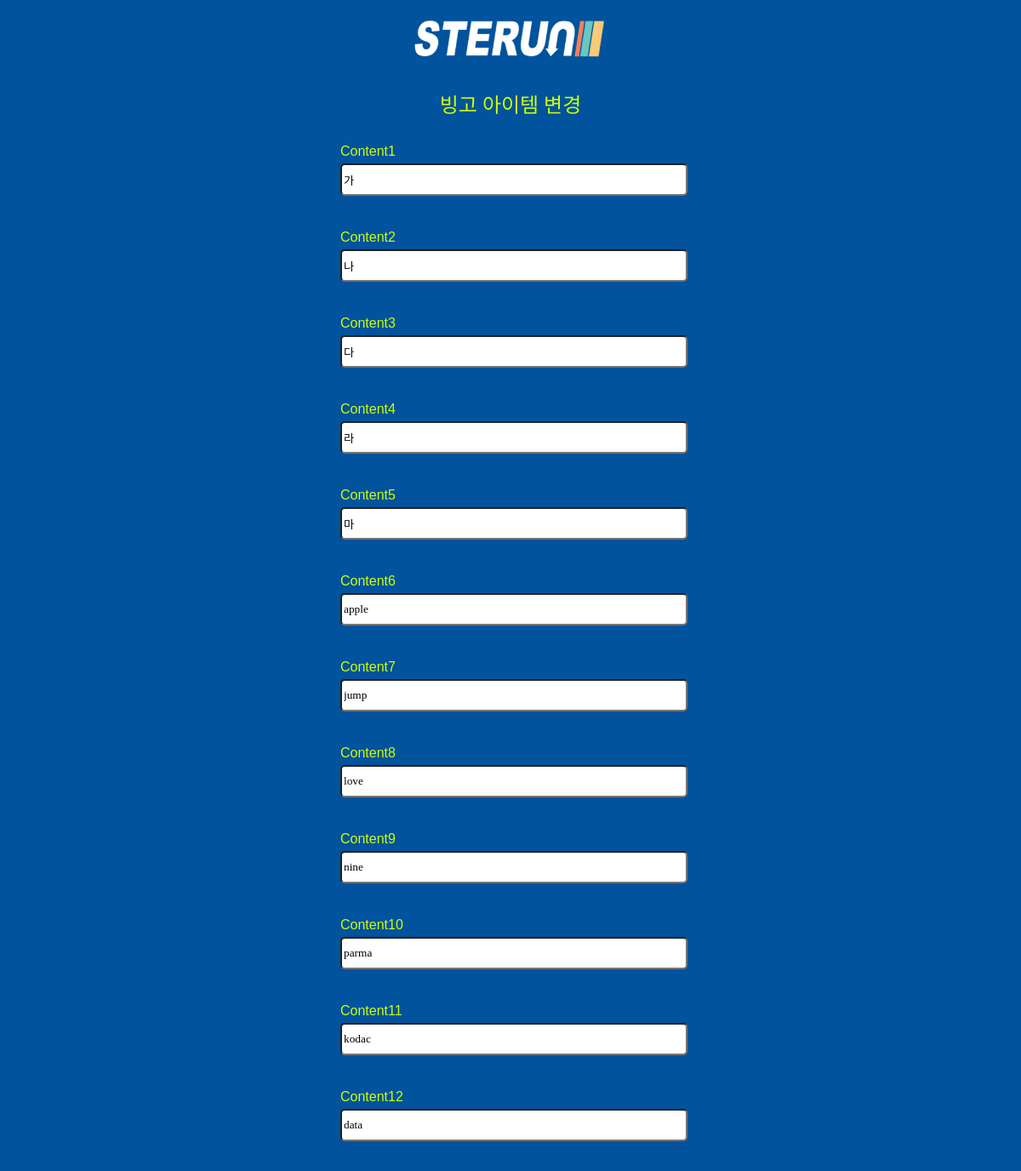
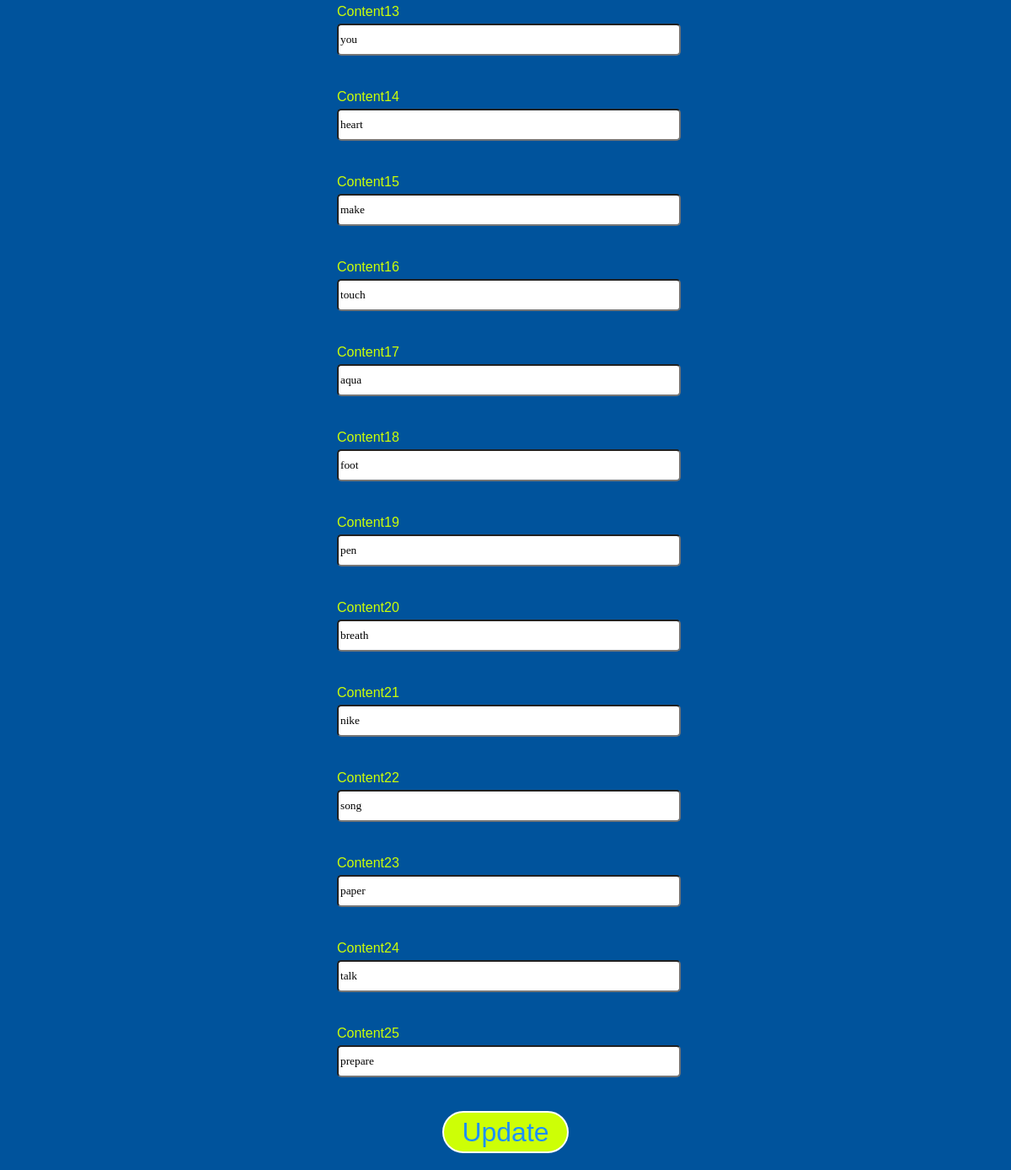
Page /bingo/bingoupdate/1 (signed in) on the earlier database version (2 pictures, top to bottom).
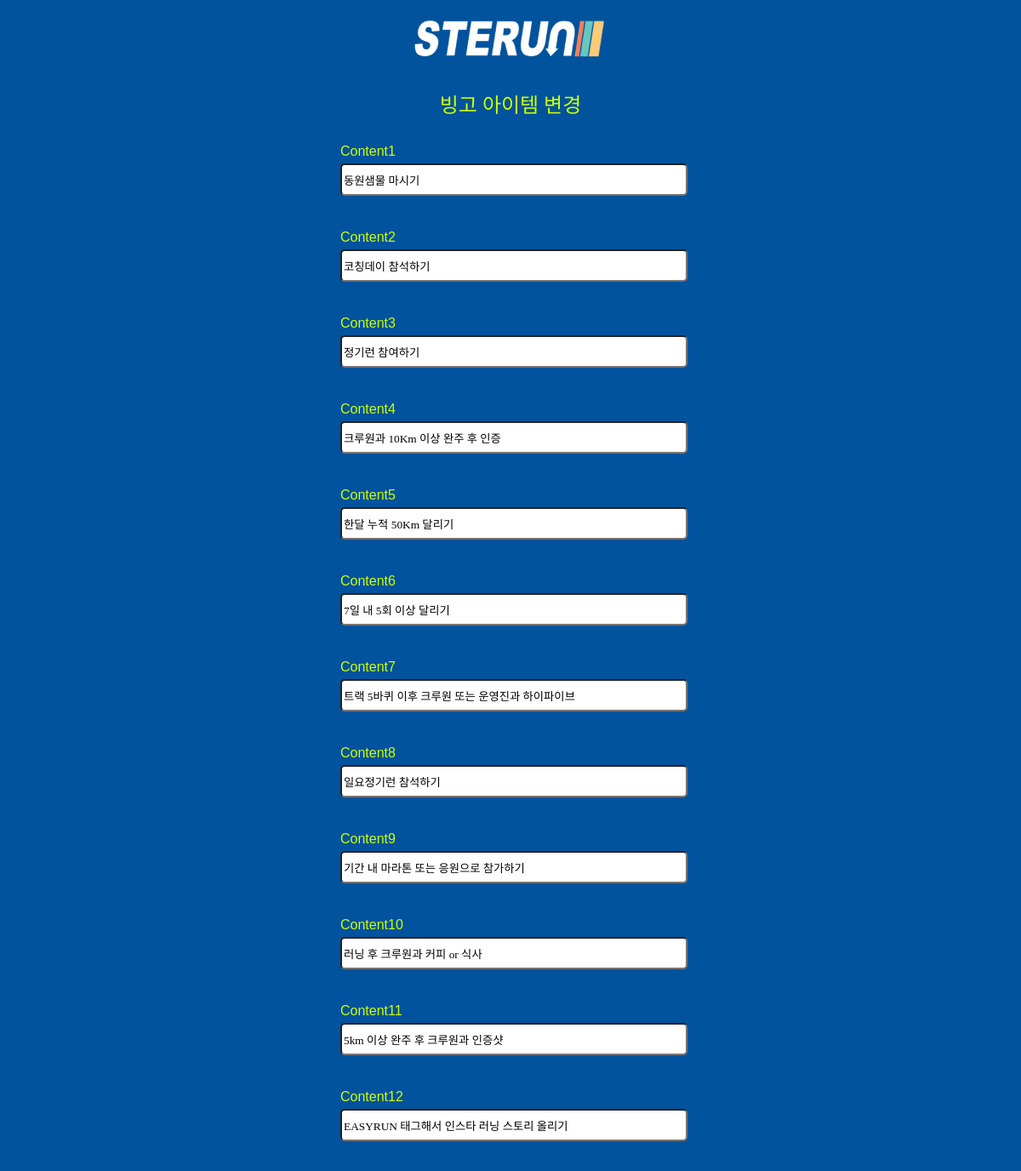
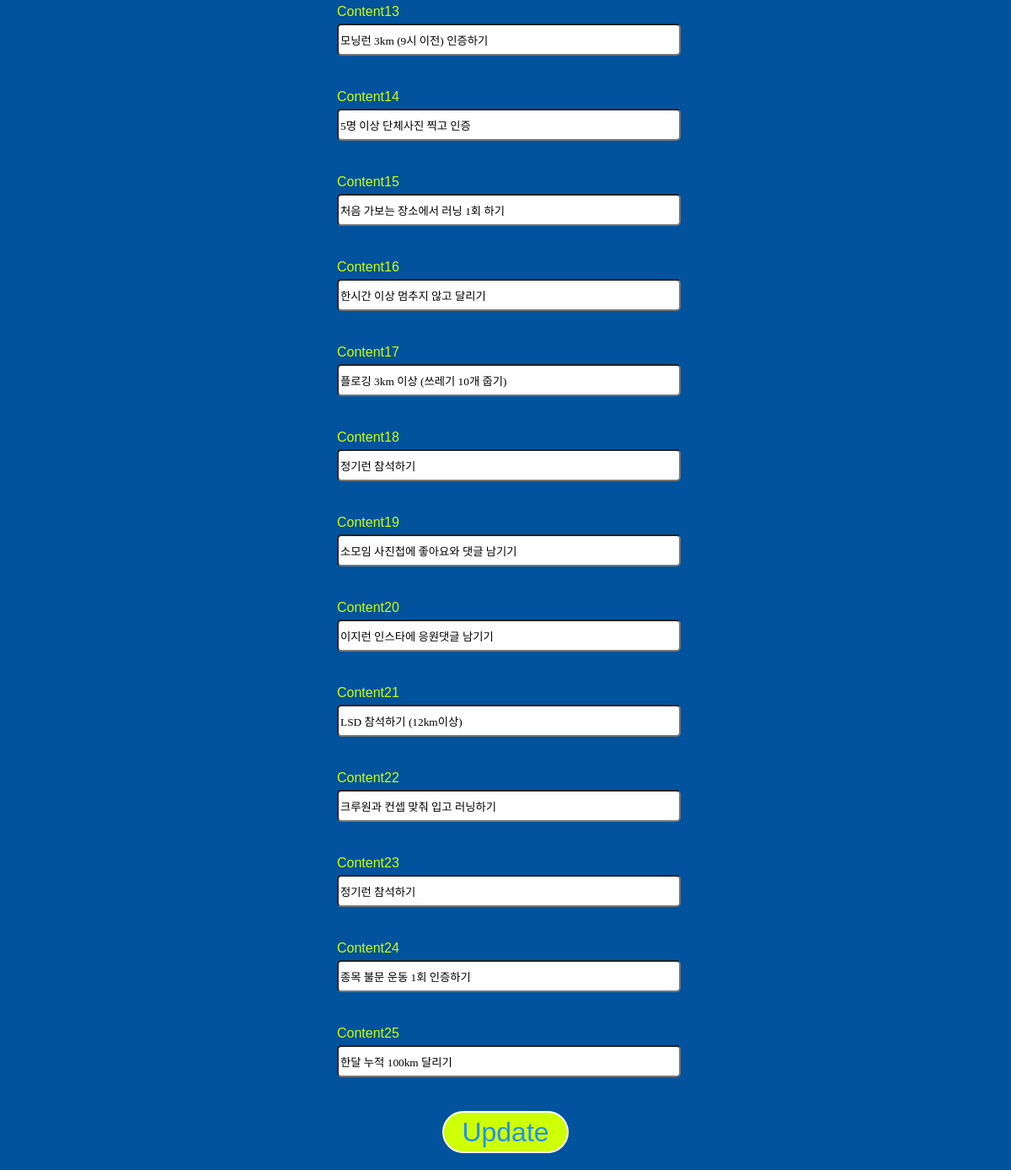
Same page on the later database version (2 pictures, top to bottom).
### bingo/models.py (models this page shows, shortened)
class BingoItem(models.Model):
    item_id = models.IntegerField(primary_key=True)
    content = models.CharField(max_length=100, blank=False, null=False)
    row = models.IntegerField(null=False, blank=False)
    col = models.IntegerField(null=False, blank=False)

### bingo/views.py (the view)
# urls.py: path("bingoupdate/<str:pk>", views.bingoupdate, name="bingoupdate"),
def bingoupdate(request,pk):
    bingoitem = BingoItem.objects.all()
    return render(request, "bingo_res.html", {"bingoitem":bingoitem})

### templates/bingo_res.html (shortened to what this page needs)
<!DOCTYPE html>
{% load static %}
<html lang="ko">
  <head>
    <link href="https://hangeul.pstatic.net/hangeul_static/css/nanum-square-neo.css" rel="stylesheet">
    <link rel="stylesheet" type="text/css" href="{% static 'css/joolmag.css' %}"/>
  </head>
  {% if user.is_authenticated %}
    <body class="mainbg">
      <div class="sterun-logo-m">
        <a href={% url "index" %}>
          <img src="{% static "img/logo2@.png" %}" alt="logo-top" height="50px" ,="," width="auto">
      </div>
      <div class="run-submit-title">
        빙고 아이템 변경
      </div>
      <div class="run-form-container">
        <form method="post" id="contactForm" class="run-sm-form" name="contactForm" action="{% url 'bingo:bingores' user.pk %}" enctype="multipart/form-data">
          {% for item in bingoitem %}
            <div class="form-control">
              <div class="form-label">Content{{ item.item_id }}
              </div><input class="run-input" id="content{{ item.item_id }}" name="content{{ item.item_id }}" value="{{ item.content }}" type="text" required=""/>
            </div>
          {% endfor %}
          <div class="btn-control">
            <button type="submit" name="submit" id="submit-form-btn" class="submit-btn">
              Update
            </button>
          </div>
        </form>
      </div>
    </body>
  {% endif %}
</html>

Differences in the rows shown:
changed BingoItem id 1: content "가" → "동원샘물 마시기"
changed BingoItem id 2: content "나" → "코칭데이 참석하기"
changed BingoItem id 3: content "다" → "정기런 참여하기"
changed BingoItem id 4: content "라" → "크루원과 10Km 이상 완주 후 인증"
changed BingoItem id 5: content "마" → "한달 누적 50Km 달리기"
changed BingoItem id 6: content "apple" → "7일 내 5회 이상 달리기"
changed BingoItem id 7: content "jump" → "트랙 5바퀴 이후 크루원 또는 운영진과 하이파이브"
changed BingoItem id 8: content "love" → "일요정기런 참석하기"
changed BingoItem id 9: content "nine" → "기간 내 마라톤 또는 응원으로 참가하기"
changed BingoItem id 10: content "parma" → "러닝 후 크루원과 커피 or 식사"
changed BingoItem id 11: content "kodac" → "5km 이상 완주 후 크루원과 인증샷"
changed BingoItem id 12: content "data" → "EASYRUN 태그해서 인스타 러닝 스토리 올리기"
changed BingoItem id 13: content "you" → "모닝런 3km (9시 이전) 인증하기"
changed BingoItem id 14: content "heart" → "5명 이상 단체사진 찍고 인증"
changed BingoItem id 15: content "make" → "처음 가보는 장소에서 러닝 1회 하기"
changed BingoItem id 16: content "touch" → "한시간 이상 멈추지 않고 달리기"
changed BingoItem id 17: content "aqua" → "플로깅 3km 이상 (쓰레기 10개 줍기)"
changed BingoItem id 18: content "foot" → "정기런 참석하기"
changed BingoItem id 19: content "pen" → "소모임 사진첩에 좋아요와 댓글 남기기"
changed BingoItem id 20: content "breath" → "이지런 인스타에 응원댓글 남기기"
changed BingoItem id 21: content "nike" → "LSD 참석하기 (12km이상)"
changed BingoItem id 22: content "song" → "크루원과 컨셉 맞춰 입고 러닝하기"
changed BingoItem id 23: content "paper" → "정기런 참석하기"
changed BingoItem id 24: content "talk" → "종목 불문 운동 1회 인증하기"
changed BingoItem id 25: content "prepare" → "한달 누적 100km 달리기"
